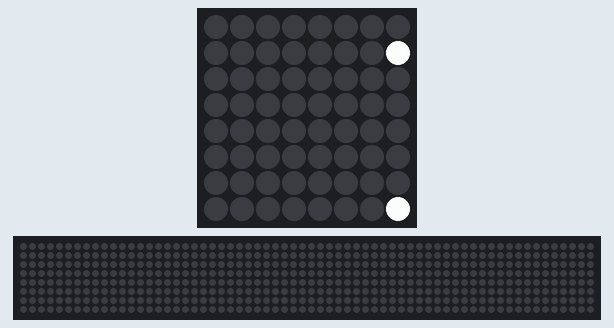
A program run on a simulated Raspberry Pi (BCM pin numbers) with a Sense HAT. Parts: the Sense HAT's 8×8 RGB LED matrix, a strip that is not on the board, showing the scrolling text unrolled. The 64×8 strip is a reading aid, not a part: it shows the text the matrix is scrolling, unrolled, one strip-width of it at a time.

Above: at 0.17 s.
At 4.9 s:
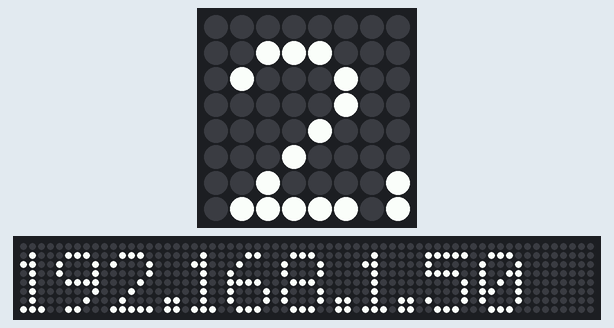
At 9.63 s:
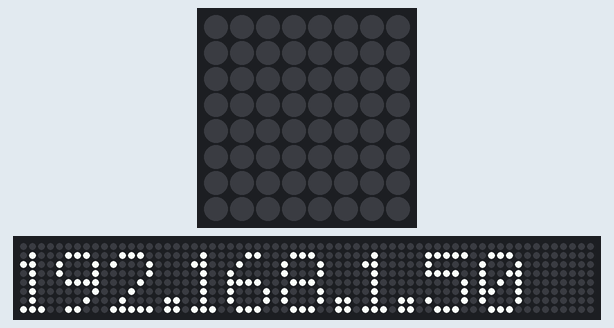
At 20.34 s:
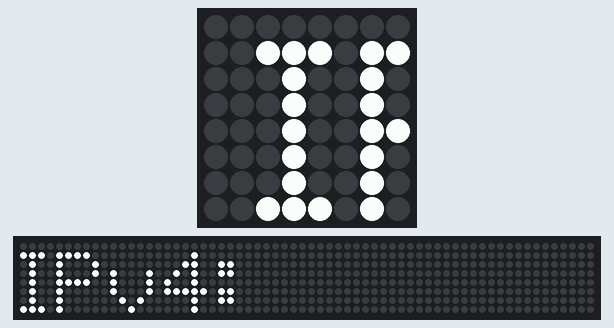
At 29.2 s:
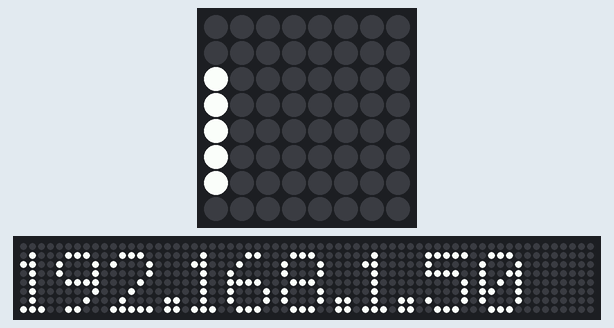
At 39.93 s:
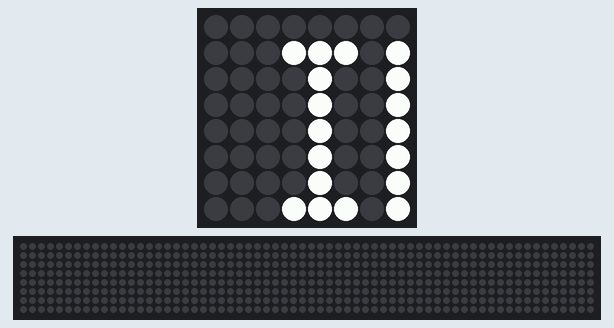

The program:

show_ip.py
```python
#!/usr/bin/env python3
# Use: ps -ef | grep python
# And then kill <pid> to stop this script.
import sys, socket, sense_hat, time

def IP_address():
    try:
        s = socket.socket(socket.AF_INET, socket.SOCK_DGRAM)
        s.connect(("198.41.0.4", 53))
        answer = s.getsockname()
        s.close()
        return answer[0] if answer else None
    except socket.error:
        return None

def display_IP_address():
    sense.show_message("IPv4: " + str(IP_address()))

sense = sense_hat.SenseHat()

while True:
    sense.clear()
    display_IP_address()
    time.sleep(10)
```
